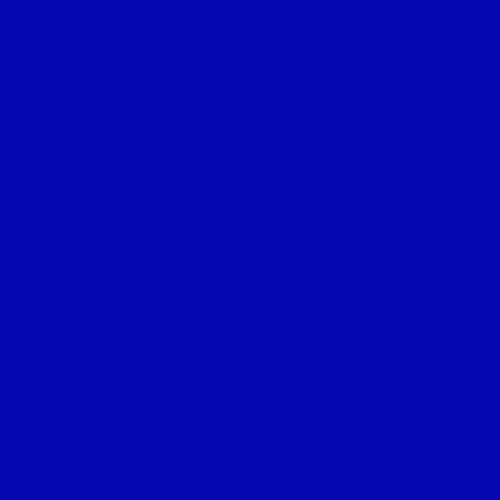
Frame 1 (no input)
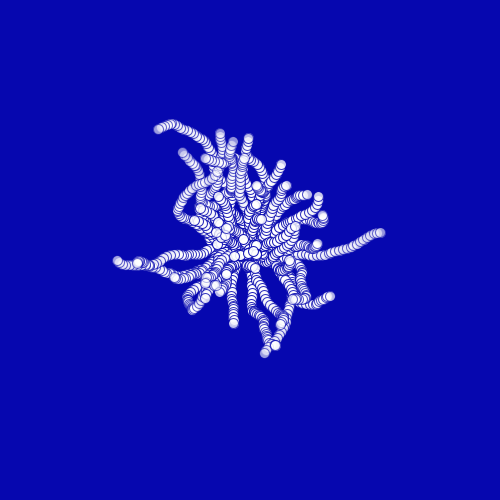
Frame 60 (the mouse pressed at the canvas centre just before this capture)
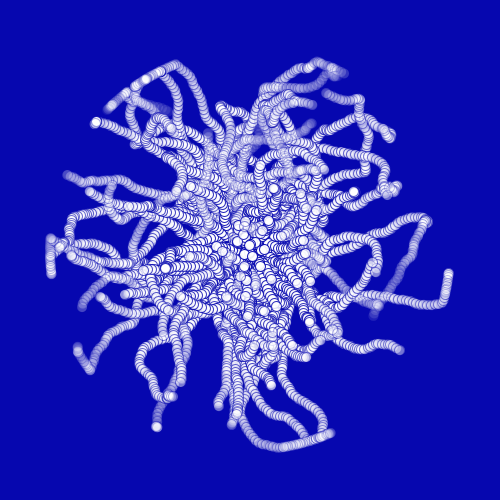
Frame 120 (the mouse held since frame 60 and released just before this capture)

The Processing sketch that drew these frames (run headless with seeded random() and noise(); from frame 60 on, the mouse is pressed at the canvas centre):

// Processing sketch: sketch_09012017
// ── sketch_09012017.pde
ArrayList <Mover> m;

void setup(){
  size(500,500);
  smooth();
  background(6,7,175);
  m = new ArrayList<Mover>();
}

void draw(){
  translate(width/2, height/2);
  for(int i = m.size()-1; i >=0; i--){
  Mover move = m.get(i);
  move.update();
  move.display();
  if(move.isDead()){
      m.remove(i);
    }
  }
  m.add(new Mover());
  
}
// ── Mover.pde
class Mover {

  PVector location;
  PVector velocity;
  // Acceleration is the key!
  PVector acceleration;
  // The variable, topspeed, will limit the magnitude of velocity.
  float topspeed;
  float x,y;
  float alpha = 255;

  Mover() {
    location = new PVector(0,0);
    velocity = new PVector(0,0);
    acceleration = new PVector(0,0);
    topspeed = 4;
  }

  void update() {
    alpha-=2;
    acceleration = PVector.random2D();

    velocity.add(acceleration);
    velocity.limit(topspeed);
    location.add(velocity);
    location.limit((height/2)-50);
  }
   boolean isDead(){
    if(alpha<=0){
        return true;
    }else{
       return false;
    }
  }
   void display() {
    stroke(6,7,175, alpha);
    fill(255, alpha);
    ellipse(x+location.x,y+location.y,10,10);
  }

  /*void checkEdges() {

    if (location.x > width) {
      location.x = 0;
    } else if (location.x < 0) {
      location.x = width;
    }
    
    if (location.y > height) {
      location.y = 0;
    } else if (location.y < 0) {
      location.y = height;
    }

  }*/

}
